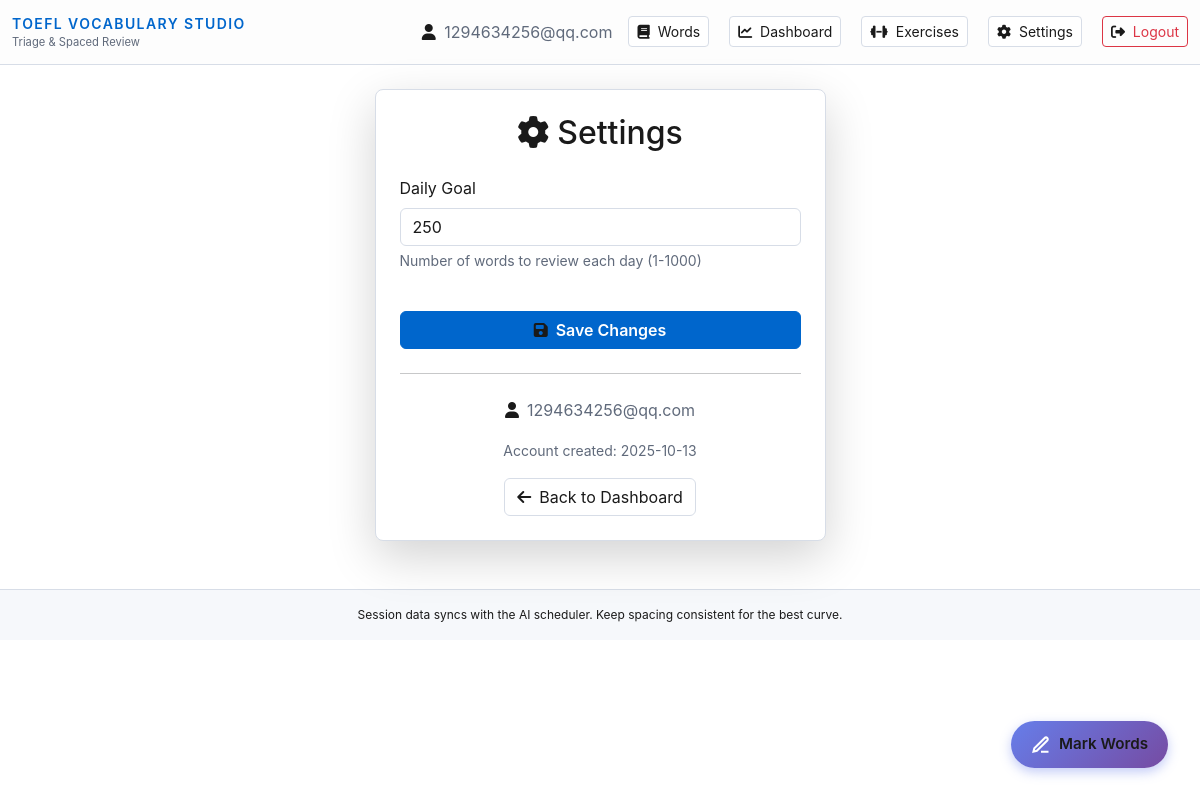
Page /settings (signed in) on the committed database.
### app/flask_app/models.py (models this page shows, shortened)
class User(db.Model):
    __tablename__ = 'users'
    id = db.Column(db.Integer, primary_key=True, index=True)
    email = db.Column(db.String(255), unique=True, index=True, nullable=False)
    password_hash = db.Column(db.String(255), nullable=False)
    daily_goal = db.Column(db.Integer, default=20, nullable=False)
    created_at = db.Column(db.DateTime(timezone=True), default=utcnow, nullable=False)
    words = db.relationship('UserWord', back_populates='user', cascade='all, delete-orphan')
    reviews = db.relationship('ReviewLog', back_populates='user', cascade='all, delete-orphan')

### app/flask_app/app.py (the view, shortened to what this page needs)
@app.route('/settings', methods=['GET', 'POST'])
@login_required
def settings():
    user = get_current_user()
    if not user:
        return redirect(url_for('login'))
    return render_template('settings.html', user=user)

### app/flask_app/utils.py (called while the page is built)
def login_required(f):
    @wraps(f)
    def decorated_function(*args, **kwargs):
        if 'user_id' not in session:
            flash('Please log in to access this page.', 'warning')
            return redirect(url_for('login'))
        return f(*args, **kwargs)
    return decorated_function

def get_current_user():
    user_id = session.get('user_id')
    if user_id:
        return User.query.get(user_id)
    return None

### app/flask_app/templates/settings.html (shortened to what this page needs)
{% extends "base.html" %}
{% block content %}
<div class="row justify-content-center">
    <div class="col-md-6 col-lg-5">
        <div class="card shadow-lg p-4">
            <h2 class="text-center mb-4">
                <i class="fas fa-cog me-2"></i>Settings
            </h2>
            <form method="POST" action="{{ url_for('settings') }}">
                <div class="mb-4">
                    <label for="daily_goal" class="form-label">Daily Goal</label>
                    <input type="number" class="form-control" id="daily_goal" name="daily_goal"
                           value="{{ user.daily_goal }}" min="1" max="1000" required>
                    <div class="form-text text-muted">
                        Number of words to review each day (1-1000)
                    </div>
                </div>
                <button type="submit" class="btn btn-primary w-100 mt-3">
                    <i class="fas fa-save me-2"></i>Save Changes
                </button>
            </form>
            <hr class="my-4">
            <div class="text-center">
                <p class="text-muted mb-3">
                    <i class="fas fa-user me-2"></i>{{ user.email }}
                </p>
                <p class="text-muted mb-3">
                    <small>Account created: {{ user.created_at.strftime('%Y-%m-%d') }}</small>
                </p>
                <a href="{{ url_for('main_dashboard') }}" class="btn btn-outline-light">
                    <i class="fas fa-arrow-left me-2"></i>Back to Dashboard
                </a>
            </div>
        </div>
    </div>
</div>
{% endblock %}

### app/flask_app/templates/base.html (shortened to what this page needs)
<!DOCTYPE html>
<html lang="en">
<head>
    <link href="https://cdn.jsdelivr.net/npm/bootstrap@5.3.2/dist/css/bootstrap.min.css" rel="stylesheet">
    <link href="https://cdnjs.cloudflare.com/ajax/libs/font-awesome/6.4.0/css/all.min.css" rel="stylesheet">
    <link rel="stylesheet" href="{{ url_for('static', filename='css/unfamiliar_words.css') }}">
</head>
<body>
    <nav class="navbar navbar-light">
        <div class="container-fluid">
            <a class="navbar-brand d-flex flex-column" href="{{ url_for('index') }}">
                <span class="brand-text">TOEFL Vocabulary Studio</span>
                <small class="text-muted" style="font-size: 0.7rem;">Triage & Spaced Review</small>
            </a>
            <div class="d-flex align-items-center gap-3">
                {% if session.user_id %}
                    <span class="text-muted">
                        <i class="fas fa-user me-1"></i>
                        {{ session.user_email }}
                    </span>
                    <a href="{{ url_for('browse_words') }}" class="btn btn-sm btn-outline-light me-1">
                        <i class="fas fa-book me-1"></i> Words
                    </a>
                    <a href="{{ url_for('main_dashboard') }}" class="btn btn-sm btn-outline-light me-1">
                        <i class="fas fa-chart-line me-1"></i> Dashboard
                    </a>
                    <a href="{{ url_for('exercises_hub') }}" class="btn btn-sm btn-outline-light me-1">
                        <i class="fas fa-dumbbell me-1"></i> Exercises
                    </a>
                    <a href="{{ url_for('settings') }}" class="btn btn-sm btn-outline-light me-1">
                        <i class="fas fa-cog me-1"></i> Settings
                    </a>
                    <a href="{{ url_for('logout') }}" class="btn btn-sm btn-outline-danger">
                        <i class="fas fa-sign-out-alt me-1"></i> Logout
                    </a>
                {% else %}
                    <a href="{{ url_for('login') }}" class="btn btn-sm btn-outline-light">Login</a>
                    <a href="{{ url_for('register') }}" class="btn btn-sm btn-primary">Register</a>
                {% endif %}
            </div>
        </div>
    </nav>
    <main class="container my-4">
        {% block content %}{% endblock %}
    </main>
    <footer class="footer text-center py-3 mt-5">
        <div class="container">
            Session data syncs with the AI scheduler. Keep spacing consistent for the best curve.
        </div>
    </footer>
</body>
</html>

### app/flask_app/static/css/unfamiliar_words.css (style rules this page uses)
.word-selectable { cursor: text; user-select: text; }

### app/flask_app/templates/base.html (style rules this page uses)
:root { --toefl-bg: #ffffff; --toefl-text: #1a1a1a; --toefl-text-light: #606a7b; --toefl-border: #d7dde7; --toefl-border-light: #e7ecf5; --toefl-primary: #0066cc; --toefl-primary-hover: #0052a3; --toefl-success: #28a745; --toefl-danger: #dc3545; --toefl-warning: #ffc107; --toefl-info: #17a2b8; --toefl-highlight: #fff6cc; --toefl-highlight-blue: #e3f1ff; --toefl-highlight-green: #e6f8ee; --toefl-gray-bg: #f6f8fb; --toefl-nav-bg: #fdfdfd; --slate-900: #f4f7fb; --slate-800: #ecf0f8; --slate-700: #e2e7f3; --slate-400: #6f7d96; --slate-300: #8291aa; --slate-200: #c9d4e6; --slate-100: #1a1f2b; --slate-700-rgb: 226, 231, 243; --teal-500: #0d9488; --teal-400: #0ea5e9; --teal-300: #38bdf8; --teal-200: #bae6fd; --amber-400: #f59e0b; --amber-300: #fbbf24; --amber-200: #fde68a; --rose-400: #fb7185; --rose-300: #fda4af; --rose-200: #fecdd3; --emerald-400: #34d399; --emerald-300: #6ee7b7; --cyan-400: #22d3ee; --purple: #a855f7; --purple-300: #c4b5fd; --blue: #2563eb; --blue-300: #60a5fa; --green: #22c55e; --orange: #fb923c; --gray-300: #d1d5db; --gray-200: #e5e7eb; }
body { background: var(--toefl-bg); color: var(--toefl-text); min-height: 100vh; font-family: -apple-system, BlinkMacSystemFont, 'Segoe UI', Roboto, Oxygen, Ubuntu, Cantarell, sans-serif; }
.navbar { background: var(--toefl-nav-bg); border-bottom: 1px solid var(--toefl-border); }
.card { background: var(--toefl-bg); border: 1px solid var(--toefl-border); border-radius: 0.5rem; }
.btn-primary { background: var(--toefl-primary); border-color: var(--toefl-primary); color: white; font-weight: 600; }
.text-muted { color: var(--toefl-text-light) !important; }
.form-control, .form-select { background: var(--toefl-bg); border: 1px solid var(--toefl-border); color: var(--toefl-text); }
.brand-text { color: var(--toefl-primary); font-weight: 600; text-transform: uppercase; letter-spacing: 0.1em; font-size: 0.875rem; }
.footer { background: var(--toefl-gray-bg); border-top: 1px solid var(--toefl-border); color: var(--toefl-text-light); font-size: 0.75rem; }
.card p, .card h1, .card h2, .card h3, .card h4, .card h5, .card h6, .card label, .card span, .card div { color: var(--toefl-text); }
p, h1, h2, h3, h4, h5, h6, label, span, div, li, td, th { color: var(--toefl-text); }
strong, b, em, i { color: var(--toefl-text); }
a:not(.btn) { color: var(--toefl-primary); }
.btn-outline-light { color: var(--toefl-text); border-color: var(--toefl-border); background: white; }
.btn-outline-danger { color: var(--toefl-danger); border-color: var(--toefl-danger); }

### rows in the picture
User: user_email "1294634256@qq.com", daily_goal "250", email "1294634256@qq.com", created_at "2025-10-13"
